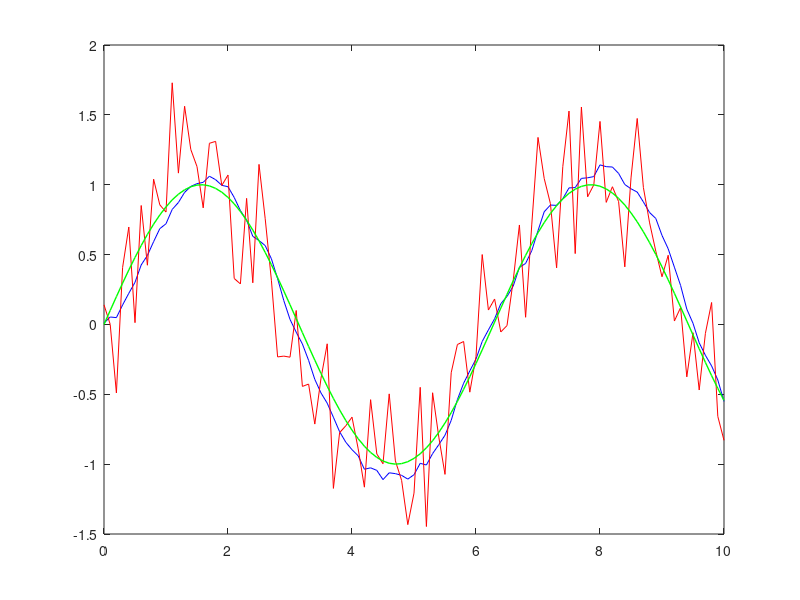

Write the MATLAB code that produced this figure.
%线性规划的三阶卡尔曼滤波实现
%%%%%%该算法使用离散泰勒展开作为动态预测模型，融合了两个观测器作为观测输入
%即位置观测器和速度观测器（可以类比陀螺仪与加速度计）
%%%%%%%%%%%%%%%%%%%%%%%%%%%%%%%%%%%%%%%%%%%%%%%%%%%%%%%%%%%%%%%%%%%
t = 0:0.1:10;  %采样时间
L = length(t); %信号采样为100个
dt = 0.1;   %采样时间间隔
x = zeros(1,L);%初始化状态变量
y = zeros(3,L);%初始化观测变量
%%%%%%%%%%%%%%%%%%%%%%%%%%%生成随机信号：
%%%其中x(i)为对象真实状态
%%%% y(1,i)为位置传感器
%%%%  y(2,i)为速度传感器
for i=1:L
    x(i) = sin(t(i));  %状态变量赋值
    y(1,i) = x(i) + normrnd(0,0.3);  %生成观测数据
    if i>1   %%%%%%生成速度传感器观测数据
        y(2,i)=  (x(i)- x(i-1))/dt + normrnd(0,0.3) ;   
    else
        y(2,1)= normrnd(0,0.3);
    end
end
%%%%%%%%信号生成完毕%%%%%%%%%%%

%  %%%%参数列表初始化%%%  %

% 对预测方程进行泰勒展开得到 X(K)=X(K-1)+X'(K-1)*dt+X''(K-1)*dt^2*(1/2!)+Q2
%其中再对状态函数X(K)及其导数分别进行泰勒展开便可得到 预测矩阵 F
%X(K)=X(K-1)+X'(K-1)*dt+X''(K-1)*dt^2*(1/2!)+Q2
%X'(K)=0*X(K-1)+X'(K-1)+X''(K-1)*dt+Q3
% X''(K)=0*X(K-1)+0*X'(K-1)+X''(K-1)+Q4   
%%%%%%%%%%%%%%%%%%%%%%%%%%%%%%%%%%%%%%%%%%%%%
F = [1,  dt,  0.5*dt^2;  0,  1,  dt;  0,  0,   1];  %预测矩阵
H = [1,0,0;  0,1,0; 0,0,0];  %观测矩阵%%因为无加速度传感器故第三行均为0
Q1 = [0.01, 0, 0;  0, 0.01, 0;  0, 0, 0.01];  %预测噪声协方差矩阵%
R1 = [2,0,0;  0,0.2,0; 0,0, 1];  %观测噪声协方差矩阵%

%%%%%%%%%   X意为均值   P意为方差      plus意为“后验”  minus意为“先验”

Xplus = zeros(3,L); %初始化 状态更新变量
Xplus(1,1)= 0.1^2;  %预测状态变量矩阵赋初值（可以随意给）
Xplus(2,1)=0;   %%预测初始速度与加速度均为零
Xplus(3,1)=0;
Pplus=[0.2 ,0, 0;  0, 0.2, 0;   0,  0,  0.001];    %初始化 协方差更新变量
%%%%%%%%%%%%%%%%%%%%%%%%%%%%%%%%%%%%%%%%%%%%%%%%
%参数建立完毕，开始滤波

for i=2:L
    %%%%%预测步%%%%
    Xminus = F*Xplus(:,i-1);
    Pminus = F*Pplus*F' + Q1;
    %%%%更新步%%%%
    K = (Pminus*H')*inv(H*Pminus*H'+R1); %卡尔曼增益系数矩阵
    Xplus(:,i) = Xminus+ K*(y(:,i)-H*Xminus);
    Pplus = (eye(3)- K*H)*Pminus;
end
%%%%%%%%%%%绘图%%%%%%%%%%%%%%%
plot(t,Xplus(1,:),'b',t,y(1,:),'r',t,x,'g','LineWidth',1);